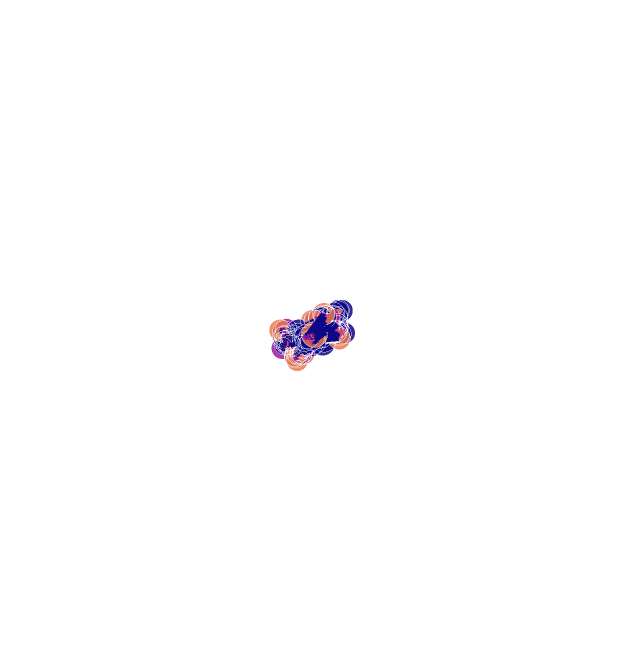

The code cell stored with this chart in its notebook:
### Code cell
from graphein.protein.visualisation import plotly_protein_structure_graph

p = plotly_protein_structure_graph(
    graph_mutated,
    colour_edges_by="kind",
    colour_nodes_by="element_symbol",
    label_node_ids=False,
    node_size_min=15,
    node_alpha=0.85,
    node_size_multiplier=0.1,
    plot_title=""
    )
p.show()

### Figure 1 — Plotly figure (JSON) as saved in the notebook; plotly's stock layout.template omitted (floating-point values rounded to 4 significant figures; data arrays with more than 128 entries replaced by an {"elided": "..."} marker saying what was removed)
{"data": [{"hoverinfo": "text+x+y+z", "marker": {"color": {"elided": "79x4 float values"}, "opacity": 0.85, "size": [15.1, 15.4, 16.1, 15.6, 15.3, 15.3, 15.2, 15.3, 16.7, 16.8, 16.5, 16.3, 17.2, 17, 17.7, 17.1, 16.1, 15.8, 15.6, 15.4, 15.5, 15.1, 15.5, 15.4, 15.3, 15.4, 15.2, 15.2, 15.3, 15.1, 15.2, 15.7, 15.7, 15.6, 15.5, 16.3, 16.1, 16.7, 16.5, 16.8, 15.1, 15.3, 15.3, 15.2, 15.2, 15.3, 15.3, 15.5, 15.4, 15.2, 15.2, 15.3, 15.1, 15.2, 15.8, 16.4, 16.7, 16.9, 16.6, 16.2, 16.4, 15.8, 15.5, 16.1, 16.6, 16.6, 16.7, 17.3, 17.7, 17.7, 18, 15.7, 15.5, 15.3, 15.1, 15.5, 15.4, 15.2, 15.1], "symbol": "circle"}, "mode": "markers", "text": ["A:ASP:4:N", "A:ASP:4:CA", "A:ASP:4:C", "A:ASP:4:O", "A:ASP:4:CB", "A:ASP:4:CG", "A:ASP:4:OD1", "A:ASP:4:OD2", "A:ILE:5:N", "A:ILE:5:CA", "A:ILE:5:C", "A:ILE:5:O", "A:ILE:5:CB", "A:ILE:5:CG1", "A:ILE:5:CG2", "A:ILE:5:CD1", "A:THR:6:N", "A:THR:6:CA", "A:THR:6:C", "A:THR:6:O", "A:THR:6:CB", "A:THR:6:CG2", "A:THR:6:OG1", "A:LEU:7:N", "A:LEU:7:CA", "A:LEU:7:C", "A:LEU:7:O", "A:LEU:7:CB", "A:LEU:7:CG", "A:LEU:7:CD1", "A:LEU:7:CD2", "A:GLN:8:N", "A:GLN:8:CA", "A:GLN:8:C", "A:GLN:8:O", "A:GLN:8:CB", "A:GLN:8:CG", "A:GLN:8:CD", "A:GLN:8:NE2", "A:GLN:8:OE1", "B:ALA:171:N", "B:ALA:171:CA", "B:ALA:171:C", "B:ALA:171:O", "B:ALA:171:CB", "B:GLN:172:N", "B:GLN:172:CA", "B:GLN:172:C", "B:GLN:172:O", "B:GLN:172:CB", "B:GLN:172:CG", "B:GLN:172:CD", "B:GLN:172:NE2", "B:GLN:172:OE1", "B:ALA:173:N", "B:ALA:173:CA", "B:ALA:173:C", "B:ALA:173:O", "B:ALA:173:CB", "B:TYR:174:N", "B:TYR:174:CA", "B:TYR:174:C", "B:TYR:174:O", "B:TYR:174:CB", "B:TYR:174:CG", "B:TYR:174:CD1", "B:TYR:174:CD2", "B:TYR:174:CE1", "B:TYR:174:CE2", "B:TYR:174:CZ", "B:TYR:174:OH", "B:ASN:175:N", "B:ASN:175:CA", "B:ASN:175:C", "B:ASN:175:O", "B:ASN:175:CB", "B:ASN:175:CG", "B:ASN:175:ND2", "B:ASN:175:OD1"], "type": "scatter3d", "x": [28.53, 28.71, 28.15, 27.55, 28.06, 26.56, 26.02, 25.93, 28.32, 27.8, 26.3, 25.79, 28.19, 27.57, 29.69, 27.34, 25.57, 24.13, 23.77, 22.89, 23.48, 21.95, 23.75, 24.49, 24.29, 24.75, 24.07, 25.05, 24.81, 23.31, 25.5, 25.89, 26.41, 25.46, 25.33, 27.76, 28.8, 30.08, 30.84, 30.39, 35.99, 35.45, 35.85, 35.21, 33.91, 36.91, 37.45, 36.44, 36.45, 38.49, 38.95, 39.65, 39.59, 40.23, 35.58, 34.59, 33.67, 33.19, 33.8, 33.4, 32.54, 33.36, 32.83, 31.61, 30.42, 30.53, 29.21, 29.46, 28.14, 28.28, 27.24, 34.67, 35.61, 35.42, 35.28, 35.4, 36.71, 36.74, 37.69], "y": [4.05, 4.631, 6.043, 6.458, 3.746, 3.603, 3.762, 3.337, 6.788, 8.154, 8.222, 9.214, 8.981, 8.373, 9.108, 9.422, 7.185, 7.195, 7.265, 8.033, 5.96, 5.941, 6.029, 6.497, 6.492, 7.813, 8.368, 5.342, 5.181, 5.114, 3.925, 8.318, 9.599, 10.74, 11.65, 9.916, 8.868, 9.143, 8.09, 10.3, 17.78, 17.17, 15.73, 14.86, 17.31, 15.48, 14.13, 13.05, 12.0, 14.17, 12.79, 12.83, 11.71, 13.85, 13.3, 12.33, 11.88, 10.75, 12.87, 12.75, 12.39, 11.95, 11.72, 13.55, 13.63, 14.23, 13.05, 14.26, 13.07, 13.67, 13.66, 11.82, 11.38, 12.19, 11.63, 9.892, 9.155, 7.887, 9.721], "z": [-11.64, -12.96, -12.96, -11.97, -14.04, -13.89, -12.77, -14.95, -14.06, -14.06, -13.88, -13.39, -15.32, -16.56, -15.42, -17.63, -14.27, -14.09, -12.58, -12.18, -14.79, -14.61, -16.19, -11.75, -10.29, -9.675, -8.793, -9.616, -8.107, -7.797, -7.63, -10.14, -9.654, -9.938, -9.107, -10.29, -10.02, -10.76, -11.03, -11.09, -19.12, -17.9, -17.8, -18.39, -17.83, -17.06, -16.86, -16.52, -17.13, -15.75, -15.31, -13.96, -13.24, -13.56, -15.55, -15.12, -16.24, -16.21, -14.0, -17.21, -18.34, -19.54, -20.63, -18.7, -17.77, -16.52, -18.12, -15.65, -17.25, -16.01, -15.12, -19.32, -20.36, -21.62, -22.7, -20.66, -20.84, -20.41, -21.32]}, {"hoverinfo": "text", "line": {"color": {"elided": "1035x4 float values"}, "width": 10}, "mode": "lines", "text": {"elided": "1035 str values"}, "type": "scatter3d", "x": {"elided": "1035 float values"}, "y": {"elided": "1035 float values"}, "z": {"elided": "1035 float values"}}], "layout": {"height": 650, "margin": {"t": 100}, "scene": {"aspectmode": "auto", "aspectratio": {"x": 1.153, "y": 0.9115, "z": 0.9511}, "camera": {"center": {"x": 0, "y": 0, "z": 0}, "eye": {"x": -6.156, "y": 8.004, "z": -0.3828}, "projection": {"type": "perspective"}, "up": {"x": 0, "y": 0, "z": 1}}, "xaxis": {"showbackground": false, "showgrid": false, "showline": false, "showticklabels": false, "title": {"text": ""}, "type": "linear", "zeroline": false}, "yaxis": {"showbackground": false, "showgrid": false, "showline": false, "showticklabels": false, "title": {"text": ""}, "type": "linear", "zeroline": false}, "zaxis": {"showbackground": false, "showgrid": false, "showline": false, "showticklabels": false, "title": {"text": ""}, "type": "linear", "zeroline": false}}, "showlegend": false, "title": {"text": ""}, "width": 620}}
